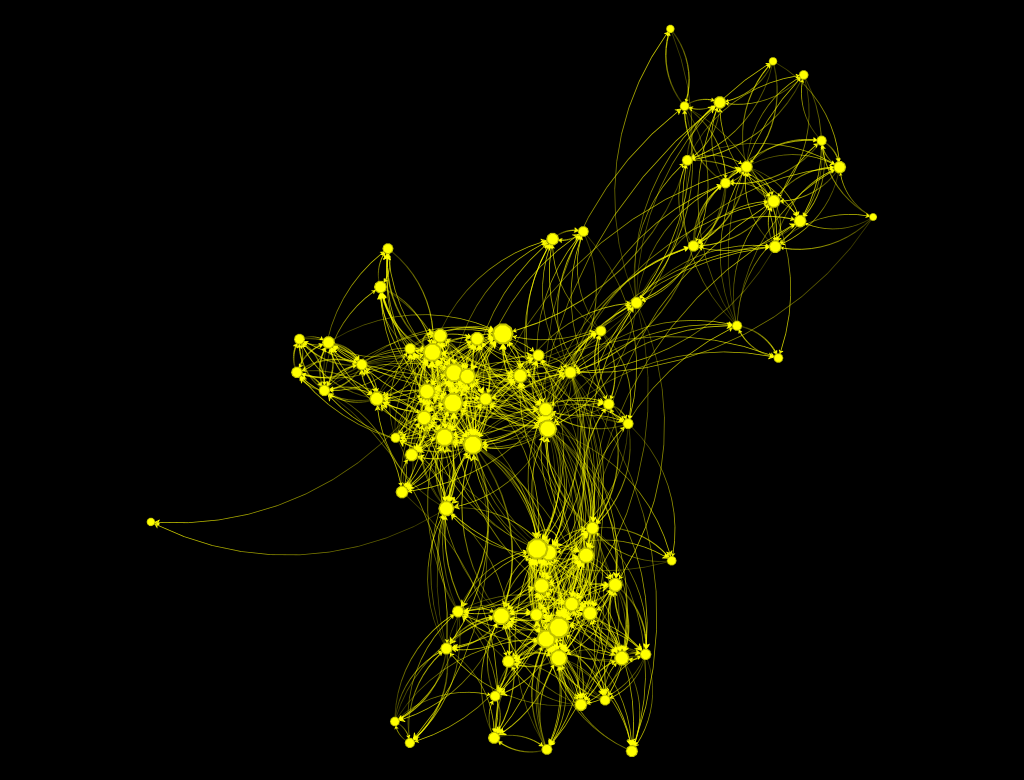

This figure's R source:
# Loading the data
library(netplot)
library(igraph)
library(igraphdata)

data("UKfaculty")

col <- V(UKfaculty)$Group

set.seed(1231)

ans <- nplot(
  UKfaculty,
  vertex.color = "yellow",
  edge.line.breaks = 10,
  # edge.curvature = pi/3*2,
  bg.col = "black"
)

png("netplotfig.png", width = 1024, height = 780)
print(ans)
dev.off()

saveRDS(ans, file = "netplotfig.rds")
